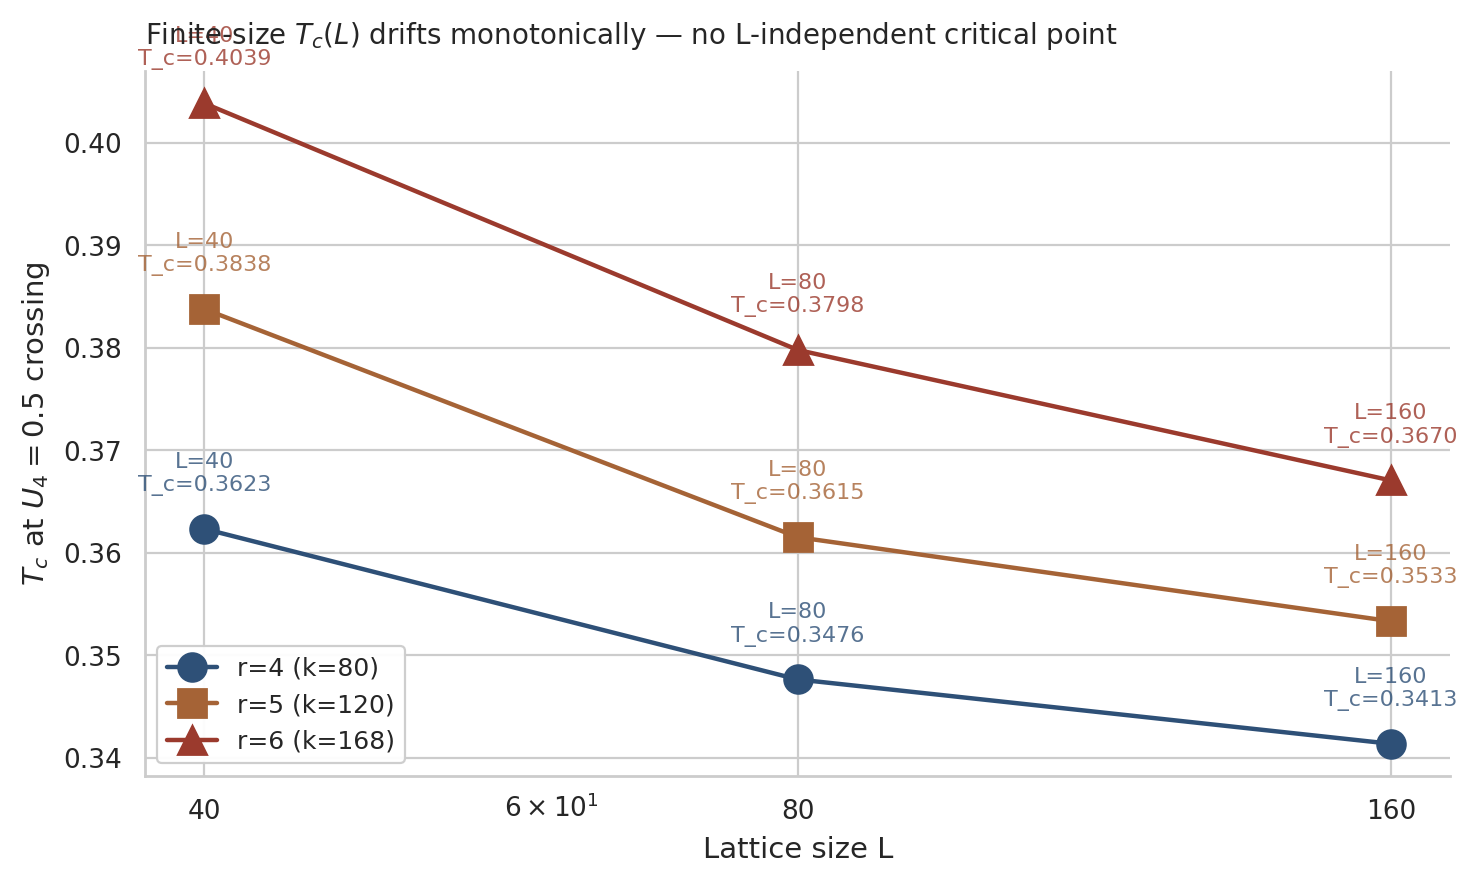

Source code (Python):
"""Finite-size T_c drift across L for r=4, r=5, r=6.

For a critical second-order transition, T_c(L) → T_c^∞ converges to a single
limit. For a smoothly-varying non-critical transition, T_c(L) drifts
monotonically with no convergence to a limit on accessible L.

We extract T_c per L by finding the T at which Binder U_4 crosses 0.5 (the
midpoint between the disordered plateau +2/3 and zero-ordering negative tail).
This is a model-free per-L T_c proxy that avoids the dS/dT estimator's L=40 bias."""
import numpy as np
import matplotlib.pyplot as plt
import seaborn as sns
from pathlib import Path

sns.set_theme(style="whitegrid", context="paper")
plt.rcParams.update({
    "font.family": "DejaVu Sans",
    "font.size": 9.5,
    "axes.titlesize": 10.5,
    "axes.labelsize": 10.5,
    "xtick.labelsize": 9.5,
    "ytick.labelsize": 9.5,
    "legend.fontsize": 9,
})

ROOT = Path("/Users/mrifaki/Projects/schelling-model-finite-size-scaling")
DEST = ROOT / "figures" / "finite_size_Tc_drift.png"


def find_Tc_at_threshold(T, U4, threshold=0.5):
    """Find T at which U_4 crosses threshold (going up)."""
    diff = U4 - threshold
    sign_changes = np.where(np.diff(np.sign(diff)))[0]
    if len(sign_changes) == 0:
        return None
    i = sign_changes[0]
    if (diff[i] - diff[i+1]) == 0:
        return None
    f = diff[i] / (diff[i] - diff[i+1])
    return float(T[i] + f * (T[i+1] - T[i]))


# Load 3-L Binder data for r=4, r=5, r=6
records = []
for r in (4, 5, 6):
    p = ROOT / f"outputs/data/binder_r{r}_L160.npz"
    d = np.load(p, allow_pickle=True)
    T = d["T"]
    L_LIST = list(d["L"])
    U4 = d["U4_per_L"]
    Tc_per_L = {}
    for i, L in enumerate(L_LIST):
        Tc = find_Tc_at_threshold(T, U4[i], threshold=0.5)
        if Tc is not None:
            Tc_per_L[int(L)] = Tc
    records.append({"r": r, "L_to_Tc": Tc_per_L})

# Plot: per-r, T_c(L) trajectory
fig, ax = plt.subplots(figsize=(7.5, 4.5), dpi=200)
colors = ["#2E5077", "#A56336", "#9B3A2D"]
markers = ["o", "s", "^"]

for rec, color, marker in zip(records, colors, markers):
    Ls = sorted(rec["L_to_Tc"].keys())
    Tcs = [rec["L_to_Tc"][L] for L in Ls]
    ax.plot(Ls, Tcs, marker + "-", color=color, linewidth=1.6, markersize=10,
            label=f"r={rec['r']} (k={ {4:80, 5:120, 6:168}[rec['r']]})")
    # Annotate per-L points
    for L, Tc in zip(Ls, Tcs):
        ax.annotate(f"L={L}\nT_c={Tc:.4f}",
                    xy=(L, Tc), xytext=(0, 12), textcoords="offset points",
                    ha="center", va="bottom", fontsize=8, color=color, alpha=0.8)

ax.set_xscale("log")
ax.set_xlabel("Lattice size L")
ax.set_ylabel(r"$T_c$ at $U_4 = 0.5$ crossing")
ax.set_title(r"Finite-size $T_c(L)$ drifts monotonically — no L-independent critical point",
             loc="left", pad=10, fontsize=10)
ax.set_xticks([40, 80, 160])
ax.set_xticklabels(["40", "80", "160"])
ax.legend(loc="lower left", framealpha=0.95)

for spine in ("top", "right"):
    ax.spines[spine].set_visible(False)

plt.tight_layout()
plt.savefig(DEST, dpi=200, bbox_inches="tight")
print(f"Wrote {DEST}")
print("\nT_c(L) per radius:")
for rec in records:
    print(f"  r={rec['r']}: {rec['L_to_Tc']}")
